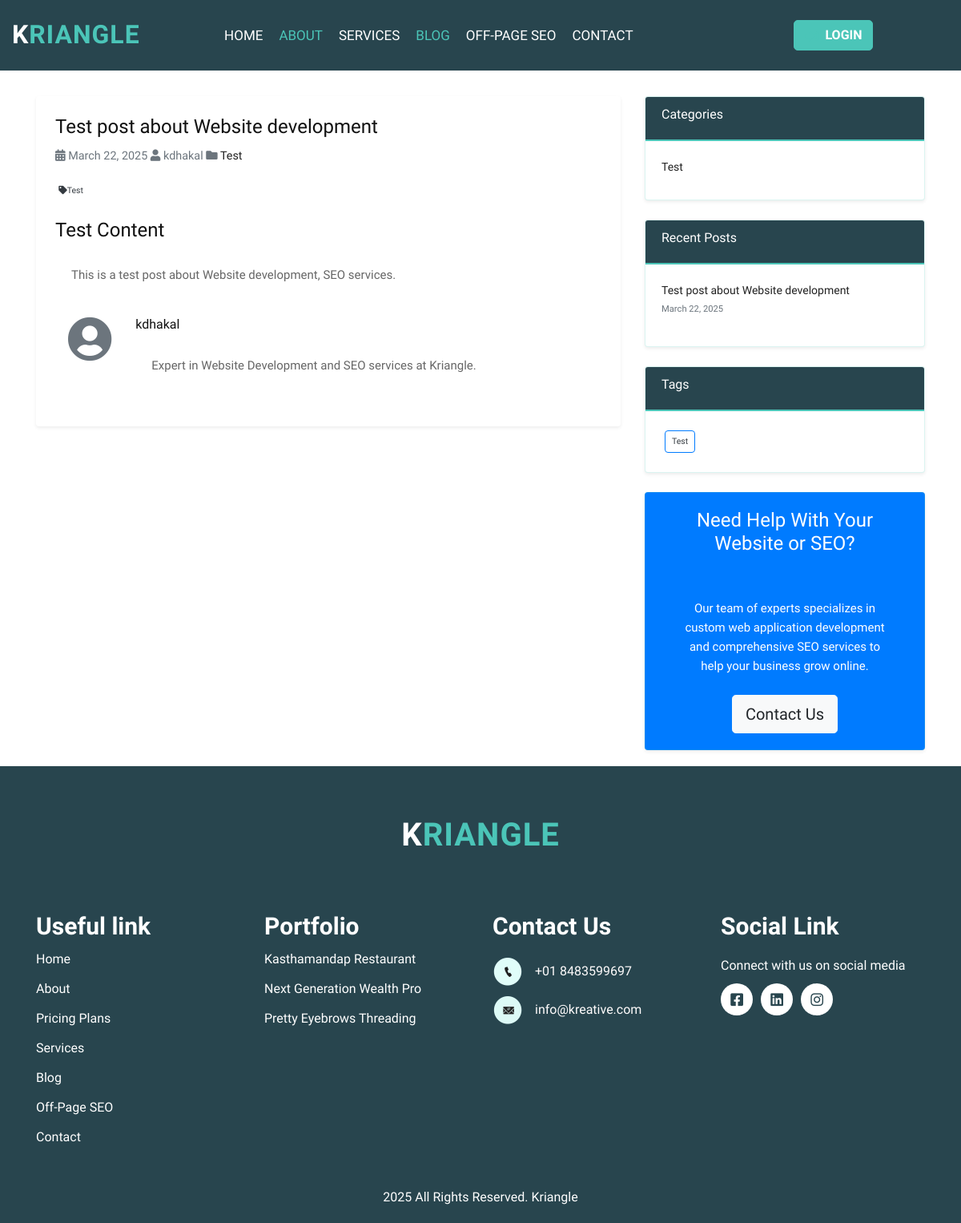
The page /blog/test-post-about-website-development/ on the database its author committed.
### kriangle_app/models.py (models this page shows, shortened)
class BlogPost(models.Model):
    title = models.CharField(max_length=255)
    slug = models.SlugField(unique=True, blank=True, null=True)
    category = models.ForeignKey(BlogCategory, on_delete=models.PROTECT, related_name='posts', null=True, blank=True)
    tags = models.ManyToManyField(Tag, blank=True, related_name='posts')
    featured_image = models.CharField(max_length=255, blank=True, null=True, help_text="Path to featured image")
    summary = models.TextField(help_text="Brief summary for previews and meta descriptions", blank=True, null=True)
    content = models.TextField()  # Changed from RichTextUploadingField to TextField
    meta_title = models.CharField(max_length=100, blank=True, help_text="Custom title for SEO (optional)")
    meta_description = models.TextField(blank=True, help_text="Custom meta description for SEO (optional)")
    author = models.ForeignKey(User, on_delete=models.PROTECT, related_name='blog_posts', null=True, blank=True)
    created_at = models.DateTimeField(auto_now_add=True)
    updated_at = models.DateTimeField(auto_now=True)
    is_published = models.BooleanField(default=False)
    published_at = models.DateTimeField(blank=True, null=True)
    view_count = models.PositiveIntegerField(default=0)
    class Meta:
        ordering = ['-created_at']
        verbose_name = 'Blog Post'
        verbose_name_plural = 'Blog Posts'
    def save(self, *args, **kwargs):
        if not self.slug:
            self.slug = slugify(self.title)
        if not self.meta_title:
            self.meta_title = self.title
        if not self.meta_description:
            self.meta_description = self.summary
        super().save(*args, **kwargs)

class BlogCategory(models.Model):
    name = models.CharField(max_length=100)
    slug = models.SlugField(unique=True, blank=True)
    description = models.TextField(blank=True)
    class Meta:
        verbose_name_plural = "Blog Categories"

class Tag(models.Model):
    name = models.CharField(max_length=50)
    slug = models.SlugField(unique=True, blank=True)

### kriangle_app/views.py (the view)
# urls.py: path('blog/<slug:slug>/', views.blog_post_detail, name='blog_post_detail'),
def blog_post_detail(request, slug):
    try:
        if slug == 'no-slug':
            messages.error(request, "The requested blog post could not be found.")
            return redirect('blog')
        post = get_object_or_404(BlogPost, slug=slug, is_published=True)
        post.view_count += 1
        post.save()
        related_posts = []
        if post.category:
            related_posts = BlogPost.objects.filter(
                category=post.category,
                is_published=True
            ).exclude(id=post.id)[:3]
        categories = BlogCategory.objects.all()
        tags = Tag.objects.all()[:10]
        recent_posts = BlogPost.objects.filter(is_published=True).order_by('-published_at')[:5]
        context = {
            'post': post,
            'related_posts': related_posts,
            'categories': categories,
            'tags': tags,
            'recent_posts': recent_posts,
        }
        return render(request, "autoseo/blog_post_detail.html", context)
    except Exception as e:
        print(f"Error in blog_post_detail view: {str(e)}")
        messages.error(request, "The requested blog post could not be found.")
        return redirect('blog')

### kriangle_app/templates/autoseo/blog_post_detail.html (shortened to what this page needs)
{% extends 'autoseo/base.html' %}
{% load static %}
{% block content %}
<div class="blog_detail_section layout_padding">
   <div class="container">
      <div class="row">
         <div class="col-lg-8">
            <article class="blog-post-detail bg-white shadow-sm p-4 rounded">
               <header class="post-header mb-4">
                  <h1 class="post-title">{{ post.title }}</h1>
                  <div class="post-meta mb-3">
                     <span class="post-date">
                        <i class="fas fa-calendar-alt me-1"></i> {{ post.published_at|date:"F d, Y" }}
                     </span>
                     <span class="post-author ms-3">
                        <i class="fas fa-user me-1"></i> {{ post.author.get_full_name|default:post.author.username }}
                     </span>
                     <span class="post-category ms-3">
                        <i class="fas fa-folder me-1"></i>
                        <a href="{% url 'blog_category' post.category.slug %}">{{ post.category.name }}</a>
                     </span>
                  </div>
                  <div class="post-tags mb-3">
                     {% for tag in post.tags.all %}
                        <a href="{% url 'blog_tag' tag.slug %}" class="badge bg-light text-dark me-1">
                           <i class="fas fa-tag me-1"></i>{{ tag.name }}
                        </a>
                     {% endfor %}
                  </div>
               </header>
               <div class="post-content mb-4">
                  {{ post.content|safe }}
               </div>
               <div class="author-bio p-3 bg-light rounded mb-4">
                  <div class="row">
                     <div class="col-auto">
                        <div class="author-avatar">
                           {% if post.author.profile.avatar %}
                              <img src="{{ post.author.profile.avatar.url }}" class="rounded-circle" width="80" height="80" alt="{{ post.author.get_full_name }}">
                           {% else %}
                              <i class="fas fa-user-circle fa-4x text-muted"></i>
                           {% endif %}
                        </div>
                     </div>
                     <div class="col">
                        <h4 class="author-name mb-1">{{ post.author.get_full_name|default:post.author.username }}</h4>
                        <p class="author-description mb-0">
                           {% if post.author.profile.bio %}
                              {{ post.author.profile.bio }}
                           {% else %}
                              Expert in Website Development and SEO services at Kriangle.
                           {% endif %}
                        </p>
                     </div>
                  </div>
               </div>
            </article>
         </div>
         <div class="col-lg-4">
            <div class="card shadow-sm mb-4">
               <div class="card-header bg-primary text-white">
                  <h4 class="mb-0">Categories</h4>
               </div>
               <div class="card-body">
                  <ul class="list-unstyled">
                     {% for category in categories %}
                        <li class="mb-2">
                           <a href="{% url 'blog_category' category.slug %}"
                              class="{% if category.id == post.category.id %}fw-bold{% endif %}">
                              {{ category.name }}
                           </a>
                        </li>
                     {% empty %}
                        <li>No categories found.</li>
                     {% endfor %}
                  </ul>
               </div>
            </div>
            <div class="card shadow-sm mb-4">
               <div class="card-header bg-primary text-white">
                  <h4 class="mb-0">Recent Posts</h4>
               </div>
               <div class="card-body">
                  <ul class="list-unstyled">
                     {% for recent_post in recent_posts %}
                        <li class="mb-3 {% if recent_post.id == post.id %}fw-bold{% endif %}">
                           <a href="{% url 'blog_post_detail' recent_post.slug %}">
                              {{ recent_post.title }}
                           </a>
                           <div class="small text-muted">{{ recent_post.published_at|date:"F d, Y" }}</div>
                        </li>
                     {% empty %}
                        <li>No recent posts found.</li>
                     {% endfor %}
                  </ul>
               </div>
            </div>
            <div class="card shadow-sm mb-4">
               <div class="card-header bg-primary text-white">
                  <h4 class="mb-0">Tags</h4>
               </div>
               <div class="card-body">
                  <div class="tag-cloud">
                     {% for tag in tags %}
                        <a href="{% url 'blog_tag' tag.slug %}"
                           class="badge badge-primary bg-light text-dark m-1 p-2 {% if tag in post.tags.all %}border border-primary{% endif %}">
                           {{ tag.name }}
                        </a>
                     {% empty %}
                        <p>No tags found.</p>
                     {% endfor %}
                  </div>
               </div>
            </div>
            <div class="cta_card card bg-primary text-white shadow-sm">
               <div class="card-body text-center d-flex flex-column justify-content-center">
                  <h2 class="card-title h4 mb-4">Need Help With Your Website or SEO?</h2>
                  <p class="card-text mb-4">Our team of experts specializes in custom web application development and comprehensive SEO services to help your business grow online.</p>
                  <div class="mt-auto">
                     <a href="{% url 'contact' %}" class="btn btn-light btn-lg">Contact Us</a>
                  </div>
               </div>
            </div>
         </div>
      </div>
   </div>
</div>
{% endblock %}

### kriangle_app/static/css/style.css (style rules this page uses)
* { box-sizing: border-box !important; transition: ease all 0.5s; }
html { scroll-behavior: smooth; }
body { color: #666666; font-size: 14px; font-family: 'Sen', sans-serif; line-height: 1.80857; font-weight: normal; overflow-x: hidden; }
a { color: #1f1f1f; text-decoration: none !important; outline: none !important; -webkit-transition: all .3s ease-in-out; -moz-transition: all .3s ease-in-out; -ms-transition: all .3s ease-in-out; -o-transition: all .3s ease-in-out; transition: all .3s ease-in-out; }
h1, h2, h3, h4, h5, h6 { letter-spacing: 0; font-weight: normal; position: relative; padding: 0 0 10px 0; font-weight: normal; line-height: normal; color: #111111; margin: 0 }
h1 { font-size: 24px }
h2 { font-size: 22px }
h4 { font-size: 16px }
*, *::after, *::before { -webkit-box-sizing: border-box; -moz-box-sizing: border-box; box-sizing: border-box; }
ul, li, ol { margin: 0px; padding: 0px; list-style: none; }
p { margin: 20px; font-weight: 300; font-size: 15px; line-height: 24px; }
a { color: #222222; text-decoration: none; outline: none !important; }
a, .btn { text-decoration: none !important; outline: none !important; -webkit-transition: all .3s ease-in-out; -moz-transition: all .3s ease-in-out; -ms-transition: all .3s ease-in-out; -o-transition: all .3s ease-in-out; transition: all .3s ease-in-out; }
.badge { font-weight: 500; }
.layout_padding { padding-top: 100px; padding-bottom: 0px; }
.bg-light { background-color: transparent !important; }
.card-header { background-color: #28454e !important; color: #ffffff !important; border-bottom: 2px solid #4bc5b8; }
.card-header h1, .card-header h2, .card-header h3, .card-header h4, .card-header h5, .card-header h6 { color: #ffffff !important; margin-bottom: 0; }
.card { border: 1px solid rgba(75, 197, 184, 0.2); box-shadow: 0 4px 8px rgba(0,0,0,0.1); margin-bottom: 20px; }

### kriangle_app/static/css/icomoon.css (style rules this page uses)
body { background: #fff; }

### kriangle_app/templates/autoseo/blog_post_detail.html (style rules this page uses)
.post-content { line-height: 1.8; }
.post-meta { color: #6c757d; font-size: 0.9rem; }
.author-bio { background-color: #f8f9fa; }

### rows shown on the page
BlogPost: title "Test post about Website development", published_at "March 22, 2025", author.get_full_name "kdhakal", category.name "Test", content "Test Content This is a test post about Website development, SEO services."
Tag: name "Test"
BlogCategory: name "Test"
